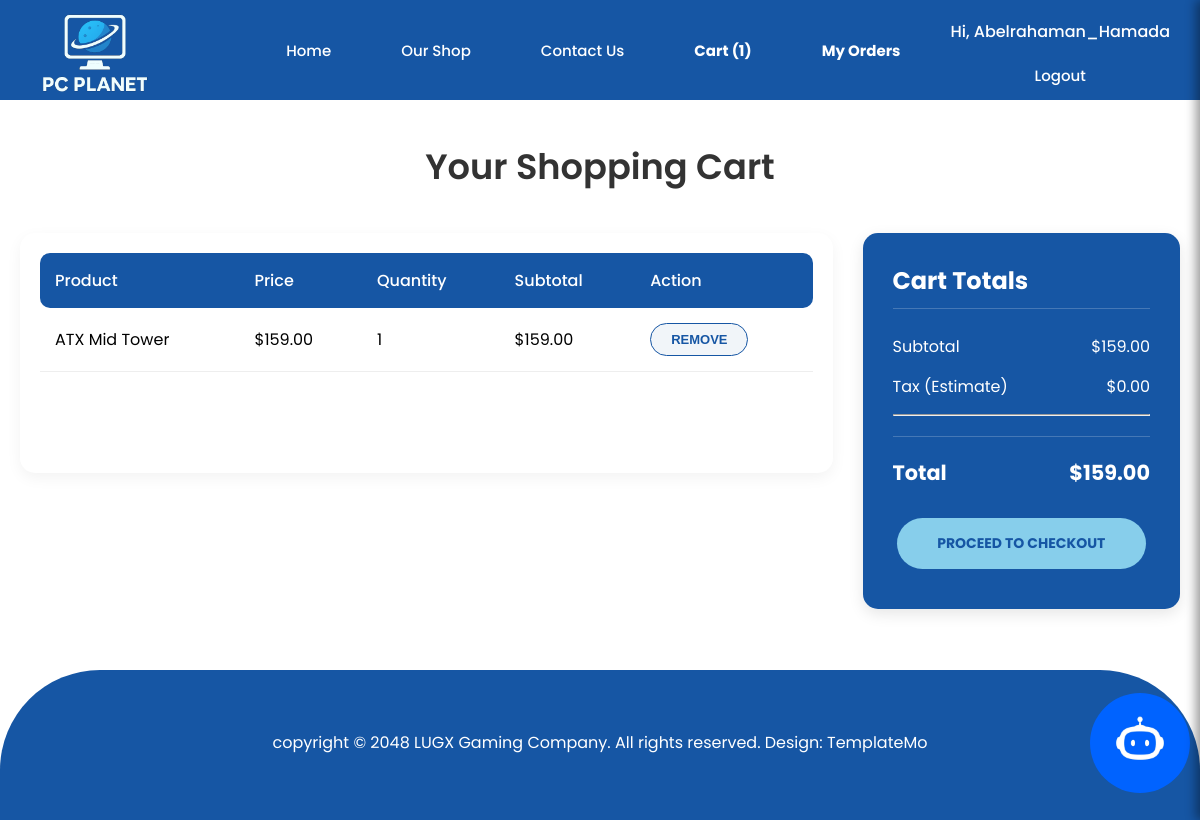
/cart/ (signed in), run on an earlier commit of the app's database.
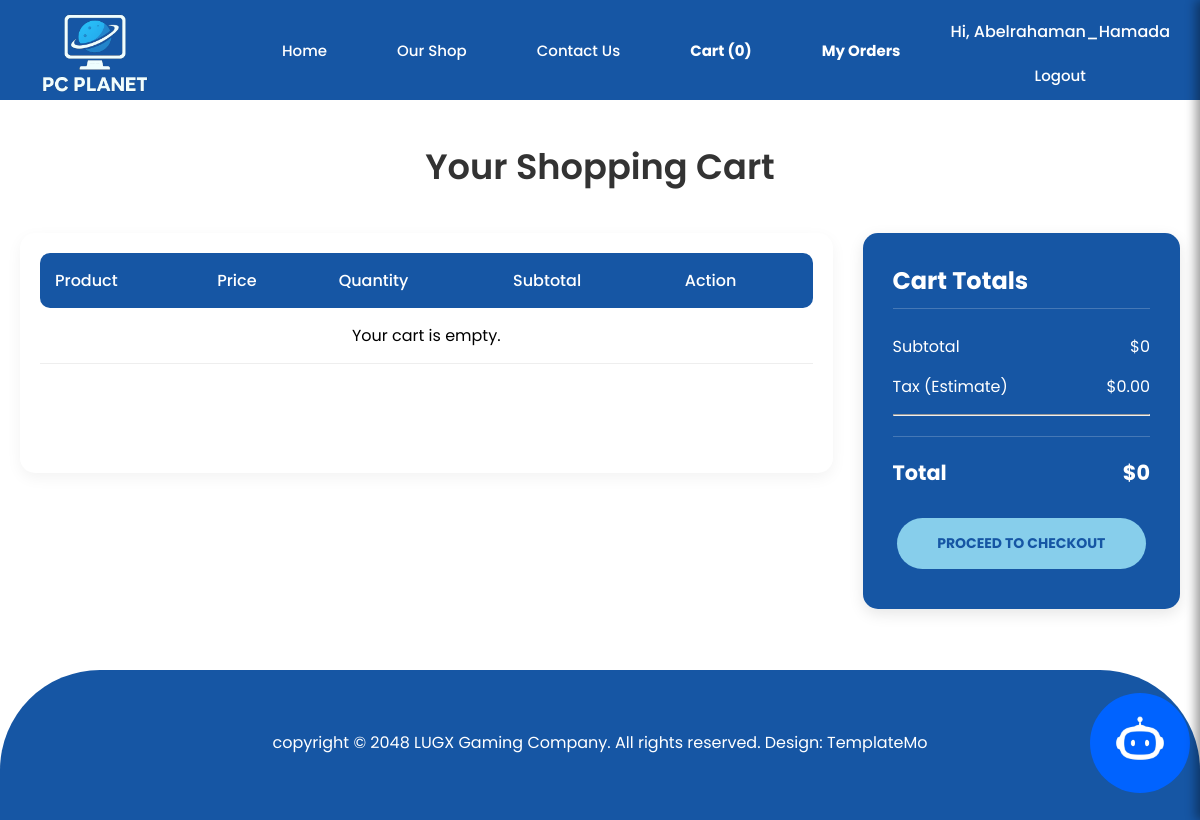
And on a later commit of the database.
### e_commerce/models.py (models this page shows, shortened)
class Purchase(models.Model):
    user = models.ForeignKey(User, on_delete=models.CASCADE)
    product = models.ForeignKey(Product, on_delete=models.CASCADE)
    quantity = models.PositiveIntegerField(default=1)
    purchased_at = models.DateTimeField(auto_now_add=True)

class Product(models.Model):
    name = models.CharField(max_length=255)
    category = models.CharField(max_length=100)
    description = models.TextField()
    price = models.DecimalField(max_digits=10, decimal_places=2)
    stock = models.IntegerField(default=0)
    image = models.ImageField(upload_to='products/', blank=True, null=True)

### e_commerce/views.py (the view)
# urls.py: path('cart/', views.cart_view, name='cart'),
@login_required
def cart_view(request):
    cart_items = Purchase.objects.filter(user=request.user)
    for item in cart_items:
        item.subtotal = item.product.price * item.quantity
    cart_total = sum([item.subtotal for item in cart_items])
    return render(request, 'e_commerce/cart.html', {
        'cart_items': cart_items,
        'cart_count': cart_items.count(),
        'cart_total': cart_total,
    })

### e_commerce/context_processors.py (called while the page is built)
def cart_count(request):
    if request.user.is_authenticated:
        return {'cart_count': Purchase.objects.filter(user=request.user).count()}
    return {'cart_count': 0}

### templates/e_commerce/cart.html (shortened to what this page needs)
{% extends 'base.html' %}
{% load static %}
{% block extra_head %}
<link rel="stylesheet" href="{% static 'cart.css' %}">
{% endblock %}
{% block content %}
<div class="cart-container">
    <h1 class="page-title">Your Shopping Cart</h1>
    <div class="cart-content">
        <div class="cart-items">
            <table id="cart-table">
                <thead>
                    <tr>
                        <th>Product</th>
                        <th>Price</th>
                        <th>Quantity</th>
                        <th>Subtotal</th>
                        <th>Action</th>
                    </tr>
                </thead>
                <tbody>
                    {% for item in cart_items %}
                    <tr>
                        <td>{{ item.product.name }}</td>
                        <td>${{ item.product.price }}</td>
                        <td>{{ item.quantity }}</td>
                        <td>${{ item.subtotal }}</td>
                        <td>
                            <form method="post" action="{% url 'remove_from_cart' item.id %}">
                                <button type="submit" class="remove-btn">Remove</button>
                            </form>
                        </td>
                    </tr>
                    {% empty %}
                    <tr>
                        <td colspan="5" style="text-align:center;">Your cart is empty.</td>
                    </tr>
                    {% endfor %}
                </tbody>
            </table>
        </div>
        <div class="cart-summary">
            <h3>Cart Totals</h3>
            <div class="summary-item">
                <span>Subtotal</span>
                <span id="cart-subtotal">${{ cart_total }}</span>
            </div>
            <div class="summary-item">
                <span>Tax (Estimate)</span>
                <span>$0.00</span>
            </div>
            <hr>
            <div class="summary-item total">
                <span>Total</span>
                <span id="cart-total">${{ cart_total }}</span>
            </div>
            <a href="{% url 'checkout' %}" class="btn checkout-btn">Proceed to Checkout</a>
        </div>
    </div>
</div>
{% endblock %}

### templates/base.html (shortened to what this page needs)
{% load static %}
<!DOCTYPE html>
<html lang="en">
<head>
    <link rel="stylesheet" href="https://cdnjs.cloudflare.com/ajax/libs/font-awesome/6.5.0/css/all.min.css">
    <link rel="stylesheet" href="{% static 'style1.css' %}?v=9" />
    {% block extra_head %}{% endblock %}
</head>
<body>
    <div class="headerContainer">
        <div class="header">
            <a href="{% url 'home' %}" class="logo">
                <img src="{% static 'images/logo.png' %}" alt="logo" id="image_logo" />
            </a>
            <div class="headerLinks">
                <a href="{% url 'home' %}">Home</a>
                <a href="{% url 'shop' %}">Our Shop</a>
                <a href="{% url 'contact' %}">Contact Us</a>
                <a href="{% url 'cart' %}" style="font-weight: bold; white-space: nowrap;">Cart (<span
                        id="cart-count">{{ cart_count }}</span>)</a>
                <a href="{% url 'order_history' %}" style="font-weight: bold;">My Orders</a>
                {% if user.is_authenticated %}
                <div class="userBox">
                    <p id="welcome">Hi, {{ user.username }}</p>
                    <a href="{% url 'logout' %}">Logout</a>
                </div>
                {% else %}
                <a href="{% url 'login' %}" class="sign_in">Login</a>
                {% endif %}
            </div>
        </div>
    </div>
    <main class="mainContent">
        {% block content %}
        {% endblock %}
    </main>
    <div class="footerContainer">
        <div class="footer">
            copyright &copy; 2048 LUGX Gaming Company. All rights reserved. Design:
            TemplateMo
        </div>
    </div>
    <div class="chatbot">
        <img src="{% static 'images/chatboti.jpg' %}" alt="chatbot" />
    </div>
</body>
</html>

What changed in the data, as far as the page shows it:
removed Purchase: product.name "ATX Mid Tower", product.price "159.00", quantity "1", subtotal "159.00"
Also different on the page:
{{ cart_count }}: "1" → "0"
{{ cart_total }}: "159.00" → "0"
text now shown: "Your cart is empty."
